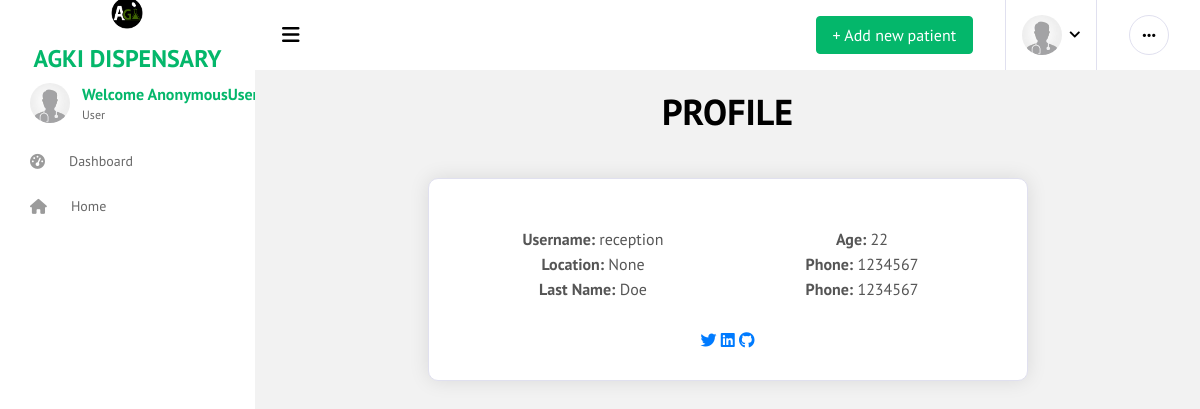
The app's page /detailedUser/2/ with its own data.
### app/models.py (models this page shows, shortened)
class CustomUser(AbstractUser):
    phone = models.CharField(max_length=15, null=True,blank=True)
    location = models.CharField(max_length=30, null=True, blank=True)
    department = models.ForeignKey(Department, on_delete=models.CASCADE, null=True,blank=True)
    reg_no = models.CharField(max_length=10, unique=True)
    age = models.IntegerField(null=True)
    position = models.CharField(max_length=40, null=True,blank=True)
    image = models.ImageField(upload_to ='media/',blank=True,null=True)
    is_doctor = models.BooleanField(default=False)
    is_laboratorist = models.BooleanField(default=False)
    is_receptionist = models.BooleanField(default=False)
    is_pharmacist = models.BooleanField(default=False)
    is_patient = models.BooleanField(default=True)

### app/views.py (the view)
# urls.py: path('detailedUser/<int:id>/', views.detailedUser,name='detailedUser'),
def detailedUser(request,id):
    detaileduser = CustomUser.objects.get(id=id)
    context = {
        'detaileduser':detaileduser
    }
    return render(request,'app/detailedUser.html',context)

### app/templates/app/detailedUser.html (shortened to what this page needs)
{% extends 'app/base2.html' %}
{% block content %}
{% load static %}
    <center><h2>PROFILE</h2></center>
<div class="container mt-5">
    <div class="card profile-card">
        <div class="profile-content text-center">
            <div class="profile-fields">
                <div class="profile-field">
                    <p><strong>Username:</strong> {{detaileduser.username}}</p>
                    <p><strong>Location:</strong> {{detaileduser.location}}</p>
                    <p><strong>Last Name:</strong> Doe</p>
                </div>
                <div class="profile-field">
                    <p><strong>Age:</strong> {{detaileduser.age}}</p>
                    <p><strong>Phone:</strong> {{detaileduser.phone}}</p>
                    <p><strong>Phone:</strong> {{detaileduser.phone}}</p>
                </div>
            </div>
            <div class="social-links mt-3">
                <a href="#"><i class="fab fa-twitter"></i></a>
                <a href="#"><i class="fab fa-linkedin"></i></a>
                <a href="#"><i class="fab fa-github"></i></a>
            </div>
        </div>
    </div>
</div>
{% endblock %}

### app/templates/app/detailedUser.html (style rules this page uses)
body { background-color: #f8f9fa; }
.profile-card { max-width: 600px; margin: 0 auto; background-color: #ffffff; box-shadow: 0px 0px 20px 0px rgba(0, 0, 0, 0.1); border-radius: 10px; overflow: hidden; }
.profile-content { padding: 30px; }
.profile-content p { font-size: 16px; color: #555555; margin-bottom: 5px; }
.profile-fields { display: flex; flex-wrap: wrap; align-items: center; }
.profile-field { flex: 0 0 50%; padding: 10px; }

### records on screen
CustomUser: username "reception", location "None", age "22", phone "1234567"
